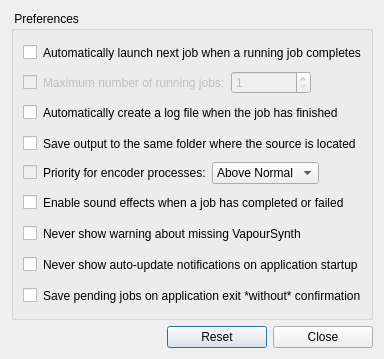
<?xml version="1.0" encoding="UTF-8"?>
<ui version="4.0">
 <class>PreferencesDialog</class>
 <widget class="QDialog" name="PreferencesDialog">
  <property name="windowModality">
   <enum>Qt::ApplicationModal</enum>
  </property>
  <property name="geometry">
   <rect>
    <x>0</x>
    <y>0</y>
    <width>369</width>
    <height>359</height>
   </rect>
  </property>
  <property name="windowTitle">
   <string>Preferences</string>
  </property>
  <property name="modal">
   <bool>true</bool>
  </property>
  <layout class="QVBoxLayout" name="verticalLayout">
   <item>
    <widget class="QGroupBox" name="groupBox_2">
     <property name="title">
      <string> Preferences </string>
     </property>
     <layout class="QVBoxLayout" name="verticalLayout_4">
      <item>
       <layout class="QVBoxLayout" name="verticalLayout_3">
        <item>
         <layout class="QHBoxLayout" name="horizontalLayout_2">
          <item>
           <widget class="QCheckBox" name="checkRunNextJob">
            <property name="text">
             <string notr="true"/>
            </property>
           </widget>
          </item>
          <item>
           <widget class="QLabel" name="labelRunNextJob">
            <property name="text">
             <string>Automatically launch next job when a running job completes</string>
            </property>
           </widget>
          </item>
          <item>
           <spacer name="horizontalSpacer_6">
            <property name="orientation">
             <enum>Qt::Horizontal</enum>
            </property>
            <property name="sizeHint" stdset="0">
             <size>
              <width>40</width>
              <height>20</height>
             </size>
            </property>
           </spacer>
          </item>
         </layout>
        </item>
        <item>
         <layout class="QHBoxLayout" name="horizontalLayout_3">
          <item>
           <widget class="QCheckBox" name="checkBoxDummy1">
            <property name="enabled">
             <bool>false</bool>
            </property>
            <property name="text">
             <string/>
            </property>
           </widget>
          </item>
          <item>
           <widget class="QLabel" name="labelJobCount">
            <property name="enabled">
             <bool>false</bool>
            </property>
            <property name="toolTip">
             <string>If the specified number of jobs (or even more) is already running, the next one will NOT be launched yet.</string>
            </property>
            <property name="text">
             <string>Maximum number of running jobs:</string>
            </property>
           </widget>
          </item>
          <item>
           <widget class="QSpinBox" name="spinBoxJobCount">
            <property name="enabled">
             <bool>false</bool>
            </property>
            <property name="minimumSize">
             <size>
              <width>80</width>
              <height>0</height>
             </size>
            </property>
            <property name="toolTip">
             <string>If the specified number of jobs (or even more) is already running, the next one will NOT be launched yet.</string>
            </property>
            <property name="minimum">
             <number>1</number>
            </property>
            <property name="maximum">
             <number>16</number>
            </property>
           </widget>
          </item>
          <item>
           <spacer name="horizontalSpacer_7">
            <property name="orientation">
             <enum>Qt::Horizontal</enum>
            </property>
            <property name="sizeHint" stdset="0">
             <size>
              <width>40</width>
              <height>20</height>
             </size>
            </property>
           </spacer>
          </item>
         </layout>
        </item>
        
        <item>
         <layout class="QHBoxLayout" name="horizontalLayout_8">
          <item>
           <widget class="QCheckBox" name="checkSaveLogFiles">
            <property name="text">
             <string/>
            </property>
           </widget>
          </item>
          <item>
           <widget class="QLabel" name="labelSaveLogFiles">
            <property name="text">
             <string>Automatically create a log file when the job has finished</string>
            </property>
           </widget>
          </item>
          <item>
           <spacer name="horizontalSpacer_3">
            <property name="orientation">
             <enum>Qt::Horizontal</enum>
            </property>
            <property name="sizeHint" stdset="0">
             <size>
              <width>40</width>
              <height>20</height>
             </size>
            </property>
           </spacer>
          </item>
         </layout>
        </item>
        <item>
         <layout class="QHBoxLayout" name="horizontalLayout_9">
          <item>
           <widget class="QCheckBox" name="checkSaveToSourceFolder">
            <property name="text">
             <string/>
            </property>
           </widget>
          </item>
          <item>
           <widget class="QLabel" name="labelSaveToSourceFolder">
            <property name="text">
             <string>Save output to the same folder where the source is located</string>
            </property>
           </widget>
          </item>
          <item>
           <spacer name="horizontalSpacer_4">
            <property name="orientation">
             <enum>Qt::Horizontal</enum>
            </property>
            <property name="sizeHint" stdset="0">
             <size>
              <width>40</width>
              <height>20</height>
             </size>
            </property>
           </spacer>
          </item>
         </layout>
        </item>
        <item>
         <layout class="QHBoxLayout" name="horizontalLayout_11">
          <item>
           <widget class="QCheckBox" name="checkBoxDummy2">
            <property name="enabled">
             <bool>false</bool>
            </property>
            <property name="text">
             <string/>
            </property>
           </widget>
          </item>
          <item>
           <widget class="QLabel" name="labelProcessPriority">
            <property name="text">
             <string>Priority for encoder processes:</string>
            </property>
           </widget>
          </item>
          <item>
           <widget class="QComboBox" name="comboBoxPriority">
            <property name="editable">
             <bool>false</bool>
            </property>
            <property name="frame">
             <bool>true</bool>
            </property>
            <item>
             <property name="text">
              <string>Above Normal</string>
             </property>
            </item>
            <item>
             <property name="text">
              <string>Normal</string>
             </property>
            </item>
            <item>
             <property name="text">
              <string>Below Normal</string>
             </property>
            </item>
            <item>
             <property name="text">
              <string>Idle</string>
             </property>
            </item>
           </widget>
          </item>
          <item>
           <spacer name="horizontalSpacer_9">
            <property name="orientation">
             <enum>Qt::Horizontal</enum>
            </property>
            <property name="sizeHint" stdset="0">
             <size>
              <width>40</width>
              <height>20</height>
             </size>
            </property>
           </spacer>
          </item>
         </layout>
        </item>
        <item>
         <layout class="QHBoxLayout" name="horizontalLayout_12">
          <item>
           <widget class="QCheckBox" name="checkEnableSounds">
            <property name="text">
             <string/>
            </property>
           </widget>
          </item>
          <item>
           <widget class="QLabel" name="labelEnableSounds">
            <property name="text">
             <string>Enable sound effects when a job has completed or failed</string>
            </property>
           </widget>
          </item>
          <item>
           <spacer name="horizontalSpacer_10">
            <property name="orientation">
             <enum>Qt::Horizontal</enum>
            </property>
            <property name="sizeHint" stdset="0">
             <size>
              <width>40</width>
              <height>20</height>
             </size>
            </property>
           </spacer>
          </item>
         </layout>
        </item>
        <item>
         <layout class="QHBoxLayout" name="horizontalLayout_13">
          <property name="spacing">
           <number>6</number>
          </property>
          <item>
           <widget class="QCheckBox" name="checkDisableWarnings">
            <property name="text">
             <string/>
            </property>
           </widget>
          </item>
          <item>
           <widget class="QLabel" name="labelDisableWarnings">
            <property name="text">
             <string>Never show warning about missing VapourSynth</string>
            </property>
           </widget>
          </item>
          <item>
           <spacer name="horizontalSpacer_11">
            <property name="orientation">
             <enum>Qt::Horizontal</enum>
            </property>
            <property name="sizeHint" stdset="0">
             <size>
              <width>40</width>
              <height>20</height>
             </size>
            </property>
           </spacer>
          </item>
         </layout>
        </item>
        <item>
         <layout class="QHBoxLayout" name="horizontalLayout_4">
          <item>
           <widget class="QCheckBox" name="checkNoUpdateReminder">
            <property name="text">
             <string/>
            </property>
           </widget>
          </item>
          <item>
           <widget class="QLabel" name="labelNoUpdateReminder">
            <property name="text">
             <string>Never show auto-update notifications on application startup</string>
            </property>
           </widget>
          </item>
          <item>
           <spacer name="horizontalSpacer_14">
            <property name="orientation">
             <enum>Qt::Horizontal</enum>
            </property>
            <property name="sizeHint" stdset="0">
             <size>
              <width>40</width>
              <height>20</height>
             </size>
            </property>
           </spacer>
          </item>
         </layout>
        </item>
        <item>
         <layout class="QHBoxLayout" name="horizontalLayout_7">
          <item>
           <widget class="QCheckBox" name="checkSaveQueueNoConfirm">
            <property name="text">
             <string/>
            </property>
           </widget>
          </item>
          <item>
           <widget class="QLabel" name="labelSaveQueueNoConfirm">
            <property name="text">
             <string>Save pending jobs on application exit *without* confirmation</string>
            </property>
           </widget>
          </item>
          <item>
           <spacer name="horizontalSpacer_8">
            <property name="orientation">
             <enum>Qt::Horizontal</enum>
            </property>
            <property name="sizeHint" stdset="0">
             <size>
              <width>40</width>
              <height>20</height>
             </size>
            </property>
           </spacer>
          </item>
         </layout>
        </item>
       </layout>
      </item>
     </layout>
    </widget>
   </item>
   <item>
    <layout class="QHBoxLayout" name="horizontalLayout">
     <item>
      <spacer name="horizontalSpacer">
       <property name="orientation">
        <enum>Qt::Horizontal</enum>
       </property>
       <property name="sizeHint" stdset="0">
        <size>
         <width>40</width>
         <height>20</height>
        </size>
       </property>
      </spacer>
     </item>
     <item>
      <widget class="QPushButton" name="resetButton">
       <property name="minimumSize">
        <size>
         <width>100</width>
         <height>0</height>
        </size>
       </property>
       <property name="text">
        <string>Reset</string>
       </property>
       <property name="icon">
        <iconset resource="../res/resources.qrc">
         <normaloff>:/buttons/bomb.png</normaloff>:/buttons/bomb.png</iconset>
       </property>
      </widget>
     </item>
     <item>
      <widget class="QPushButton" name="closeButton">
       <property name="minimumSize">
        <size>
         <width>100</width>
         <height>0</height>
        </size>
       </property>
       <property name="text">
        <string>Close</string>
       </property>
       <property name="icon">
        <iconset resource="../res/resources.qrc">
         <normaloff>:/buttons/accept.png</normaloff>:/buttons/accept.png</iconset>
       </property>
      </widget>
     </item>
    </layout>
   </item>
  </layout>
 </widget>
 <tabstops>
  <tabstop>closeButton</tabstop>
  <tabstop>resetButton</tabstop>
 </tabstops>
 <resources>
  <include location="../res/resources.qrc"/>
 </resources>
 <connections>
  <connection>
   <sender>closeButton</sender>
   <signal>clicked()</signal>
   <receiver>PreferencesDialog</receiver>
   <slot>accept()</slot>
   <hints>
    <hint type="sourcelabel">
     <x>339</x>
     <y>157</y>
    </hint>
    <hint type="destinationlabel">
     <x>199</x>
     <y>89</y>
    </hint>
   </hints>
  </connection>
  <connection>
   <sender>checkRunNextJob</sender>
   <signal>clicked(bool)</signal>
   <receiver>spinBoxJobCount</receiver>
   <slot>setEnabled(bool)</slot>
   <hints>
    <hint type="sourcelabel">
     <x>188</x>
     <y>55</y>
    </hint>
    <hint type="destinationlabel">
     <x>294</x>
     <y>93</y>
    </hint>
   </hints>
  </connection>
  <connection>
   <sender>checkRunNextJob</sender>
   <signal>clicked(bool)</signal>
   <receiver>labelJobCount</receiver>
   <slot>setEnabled(bool)</slot>
   <hints>
    <hint type="sourcelabel">
     <x>188</x>
     <y>55</y>
    </hint>
    <hint type="destinationlabel">
     <x>136</x>
     <y>93</y>
    </hint>
   </hints>
  </connection>
 </connections>
</ui>
